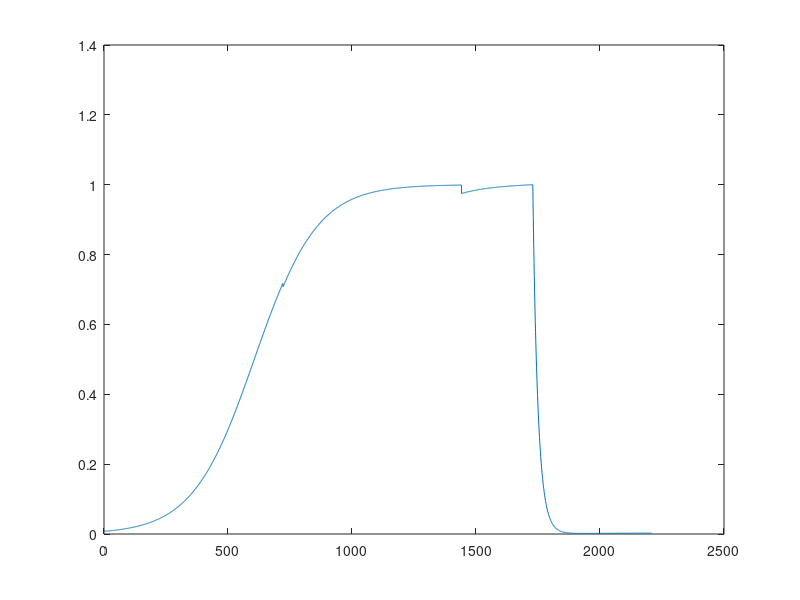

Write MATLAB code to recreate this figure.
function plant_height_param_fitting()

% Apply concept of superposition (actually improper to apply here b/c we
% have a first order nonlinear ODE) to get initial guesses for the DE model
% parameters, tune the params later with a neural net (PINN? NODE?)

days_to_maturity = 62;
N = days_to_maturity*24 + 30*24;
dt = 1;
h0 = 0.01;
h = h0*ones(N, 1);
ah = 12/(days_to_maturity*24); % the higher the faster
kh = 1; % ideal plant height
dh = 0.05; % only have it kick in after carrying capacity is reached
Hw = 1/5 * kh /10; % for water contributes like 1/5 of height
Wc = 500;
Weff = 5.375;
ahw = 0.001; % for water contributes like 1/20 of height
bhw = Wc/Weff; 
chw = 20;  
ahf = 0.01;
khf = 1;
Hf = 1/20 * khf/5; % for fertilizer contributes like 1/20 of height

Weff = 5.375 * ones(N, 1); 
Wc = zeros(N, 1);  
for n=24:24:N-24
    Wc(n+1:n+24) = Wc(n-23:n) + Weff(n);
end

Feff = zeros(N, 1);
lastFeff = 0;
m = 24*30;
for n=1:m:N-m
    Feff(n) = 5.375 + lastFeff;
    lastFeff = Feff(n);
end

carrying_not_reached = true;
for n=1:N-1
    if h(n) < kh && carrying_not_reached
        dhdt = ah * h(n) * (1 - h(n)/kh) +...
               Hw * ahw * Weff(n) * exp(-((Wc(n) - bhw * Weff(n))/(chw * Weff(n)))^2) +...
               Hf * ahf * Feff(n) * (1 - Feff(n)/khf);
    elseif h(n) >= kh
        dhdt = ah * h(n) * (1 - h(n)/kh) - dh * h(n) +...
               Hw * ahw * Weff(n) * exp(-((Wc(n) - bhw * Weff(n))/(chw * Weff(n)))^2) +...
               Hf * ahf * Feff(n) * (1 - Feff(n)/khf);
        carrying_not_reached = false;
    else
        dhdt = ah * h(n) * (1 - h(n)/kh) - dh * h(n) +...
               Hw * ahw * Weff(n) * exp(-((Wc(n) - bhw * Weff(n))/(chw * Weff(n)))^2) +...
               Hf * ahf * Feff(n) * (1 - Feff(n)/khf);
    end
    h(n+1) = h(n) + dhdt * dt;
end

figure(1)
plot(1:N, h)

%figure(1)
%hold on
%syms h(t);
%h0 = 10; % only use to simulate after carrying capacity reached
%dh = 0;
%ode = diff(h, t) == ah * h(t) * (1 - h(t)/kh) - dh * h(t) + Hw * ahw *...
%                    5.375 * exp(-((500 - bhw * 5.375)/(chw * 5.375))^2) + Hf * ahf * 0.8 * (1 - 0.8/khf);
%cond = h(0) == h0;
%ySol(t) = dsolve(ode, cond);
%fplot(ySol(t), [0, N])
%legend('Location','northwest')

end